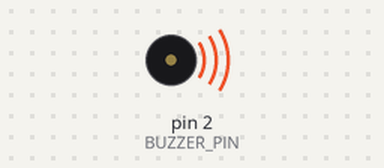
This sketch was run on a simulated Arduino Uno, built with avr-gcc and run on an emulated ATmega328P. Shown: buzzer (waves = sounding, pin HIGH).

Above: at 0.2 s.
Timing chart, 0 to 3.0 s (numbered marks = the images above):
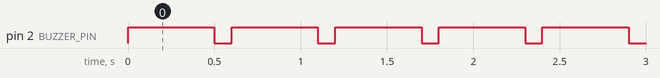

The sketch:

buzzer.ino
```cpp
#define BUZZER_PIN 2  // Ersetze D4 durch den verwendeten GPIO-Pin

void playTone(int duration, int frequency) {
  tone(BUZZER_PIN, frequency);
  delay(duration);
  noTone(BUZZER_PIN);
  delay(duration);
}


void setup() {
  pinMode(BUZZER_PIN, OUTPUT);
}


void loop() {
  // Alle meine Entchen - Noten: G G A A H H A (erste Zeile, Oktave höher)
  //playTone(1000, 2000); // G (784 Hz, eine Oktave höher als 392 Hz)
   digitalWrite(BUZZER_PIN, HIGH);  // Buzzer an
  delay(500);                    // 1 Sekunde warten
  digitalWrite(BUZZER_PIN, LOW);   // Buzzer aus
  delay(100);                    // 1 Sekunde warten

}
```

Measured:
- by itself, pin 2 (BUZZER_PIN): alternates HIGH for 0.50 s and LOW for 0.10 s
